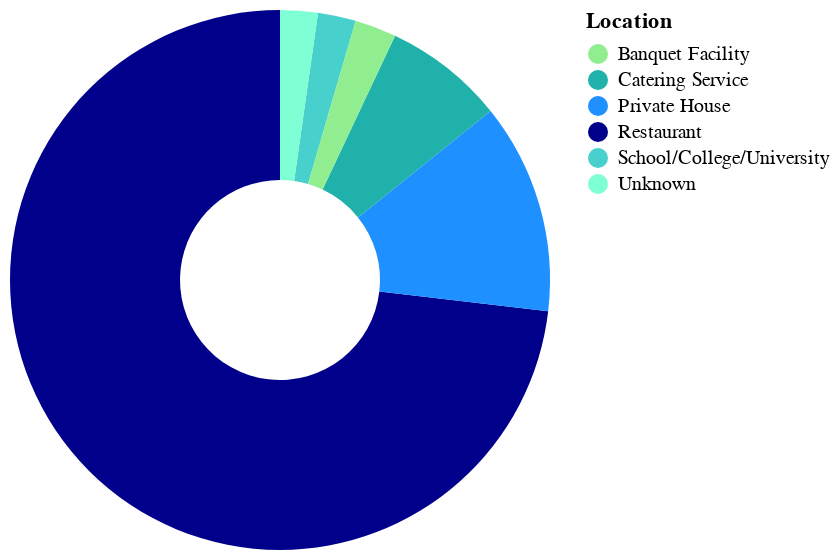

This figure's Vega-Lite source:
### Vega-Lite specification from a JSON file in a GitHub repository (floating-point values rounded to 4 significant figures)
{"$schema": "https://vega.github.io/schema/vega-lite/v4.json", "width": 270, "height": 270, "description": "A simple donut chart with embedded data.", "data": {"values": [{"Location": "Restaurant", "count": 11536}, {"Location": "Private House", "count": 1989}, {"Location": "Catering Service", "count": 1140}, {"Location": "School/College/University", "count": 358}, {"Location": "Unknown", "count": 355}, {"Location": "Banquet Facility", "count": 392}]}, "mark": {"type": "arc", "innerRadius": 50}, "encoding": {"theta": {"field": "count", "type": "quantitative"}, "color": {"field": "Location", "type": "nominal", "scale": {"range": ["#90EE90", "#20B2AA", "#1E90FF", "#00008B", "#48D1CC", "#7FFFD4"]}}, "order": {"field": "count", "sort": "ascending"}, "tooltip": [{"field": "Location", "type": "nominal"}, {"field": "count", "type": "quantitative"}]}, "view": {"stroke": null}, "config": {}}
